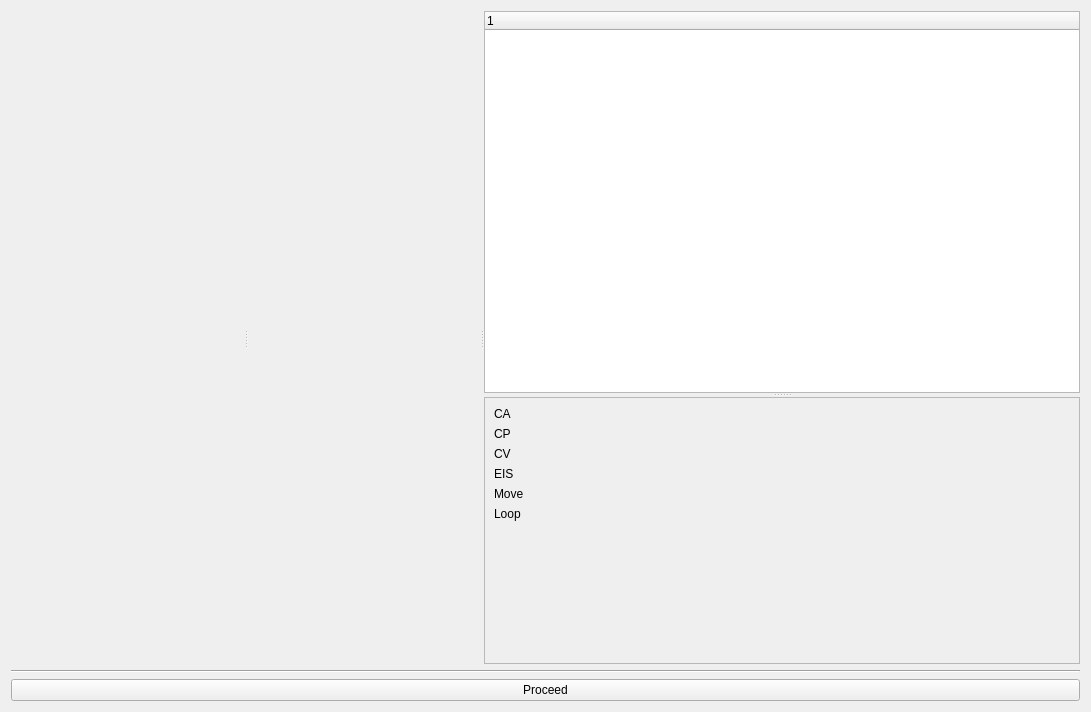
<?xml version="1.0" encoding="UTF-8"?>
<ui version="4.0">
 <class>Form</class>
 <widget class="QWidget" name="Form">
  <property name="geometry">
   <rect>
    <x>0</x>
    <y>0</y>
    <width>1091</width>
    <height>712</height>
   </rect>
  </property>
  <property name="sizePolicy">
   <sizepolicy hsizetype="Preferred" vsizetype="Preferred">
    <horstretch>0</horstretch>
    <verstretch>0</verstretch>
   </sizepolicy>
  </property>
  <property name="windowTitle">
   <string>Form</string>
  </property>
  <layout class="QVBoxLayout" name="verticalLayout_2">
   <item>
    <widget class="QSplitter" name="splitter_2">
     <property name="sizePolicy">
      <sizepolicy hsizetype="Preferred" vsizetype="Preferred">
       <horstretch>0</horstretch>
       <verstretch>0</verstretch>
      </sizepolicy>
     </property>
     <property name="orientation">
      <enum>Qt::Horizontal</enum>
     </property>
     <widget class="QWidget" name="widget_2" native="true"/>
     <widget class="QWidget" name="widget" native="true"/>
     <widget class="QSplitter" name="splitter">
      <property name="sizePolicy">
       <sizepolicy hsizetype="Preferred" vsizetype="Preferred">
        <horstretch>0</horstretch>
        <verstretch>0</verstretch>
       </sizepolicy>
      </property>
      <property name="orientation">
       <enum>Qt::Vertical</enum>
      </property>
      <widget class="QTreeWidget" name="treeWidget">
       <property name="sizePolicy">
        <sizepolicy hsizetype="Preferred" vsizetype="Preferred">
         <horstretch>0</horstretch>
         <verstretch>0</verstretch>
        </sizepolicy>
       </property>
      </widget>
      <widget class="QScrollArea" name="scrollAreaOption">
       <property name="sizePolicy">
        <sizepolicy hsizetype="Preferred" vsizetype="Preferred">
         <horstretch>0</horstretch>
         <verstretch>0</verstretch>
        </sizepolicy>
       </property>
       <property name="widgetResizable">
        <bool>true</bool>
       </property>
       <widget class="QWidget" name="scrollAreaWidgetContents_3">
        <property name="geometry">
         <rect>
          <x>0</x>
          <y>0</y>
          <width>394</width>
          <height>126</height>
         </rect>
        </property>
        <property name="sizePolicy">
         <sizepolicy hsizetype="Preferred" vsizetype="Maximum">
          <horstretch>0</horstretch>
          <verstretch>0</verstretch>
         </sizepolicy>
        </property>
        <layout class="QVBoxLayout" name="verticalLayout">
         <item>
          <widget class="QLabel" name="labelTechCA">
           <property name="sizePolicy">
            <sizepolicy hsizetype="Preferred" vsizetype="Preferred">
             <horstretch>0</horstretch>
             <verstretch>0</verstretch>
            </sizepolicy>
           </property>
           <property name="text">
            <string>CA</string>
           </property>
          </widget>
         </item>
         <item>
          <widget class="QLabel" name="labelTechCP">
           <property name="text">
            <string>CP</string>
           </property>
          </widget>
         </item>
         <item>
          <widget class="QLabel" name="labelTechCV">
           <property name="text">
            <string>CV</string>
           </property>
          </widget>
         </item>
         <item>
          <widget class="QLabel" name="labelTechEIS">
           <property name="text">
            <string>EIS</string>
           </property>
          </widget>
         </item>
         <item>
          <widget class="QLabel" name="labelMove">
           <property name="text">
            <string>Move</string>
           </property>
          </widget>
         </item>
         <item>
          <widget class="QLabel" name="labelLoop">
           <property name="text">
            <string>Loop</string>
           </property>
          </widget>
         </item>
        </layout>
       </widget>
      </widget>
     </widget>
    </widget>
   </item>
   <item>
    <widget class="Line" name="line">
     <property name="orientation">
      <enum>Qt::Horizontal</enum>
     </property>
    </widget>
   </item>
   <item>
    <widget class="QPushButton" name="pushBtnProceed">
     <property name="text">
      <string>Proceed</string>
     </property>
    </widget>
   </item>
  </layout>
 </widget>
 <resources/>
 <connections/>
</ui>
